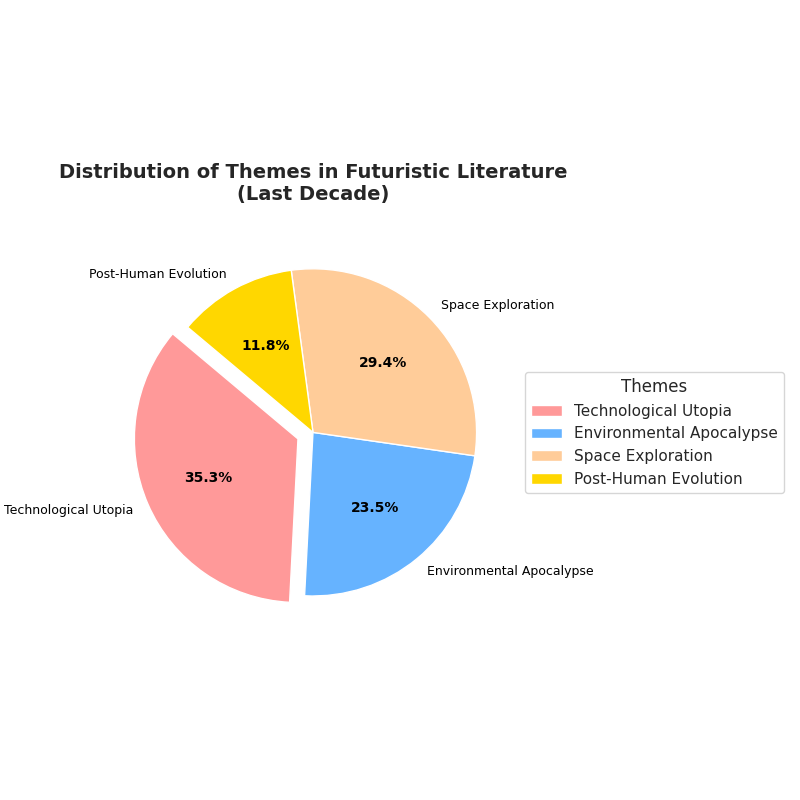

Python code for this plot:
import matplotlib.pyplot as plt
import numpy as np

themes = ['Technological Utopia', 'Environmental Apocalypse', 'Space Exploration', 'Post-Human Evolution']
distribution = np.array([30, 20, 25, 10])
colors = ['#FF9999', '#66B3FF', '#FFCC99', '#FFD700']
explode = (0.1, 0, 0, 0)

fig, ax = plt.subplots(figsize=(8, 8))
wedges, texts, autotexts = ax.pie(distribution, labels=themes, autopct='%1.1f%%', startangle=140, colors=colors,
                                  explode=explode, textprops=dict(color="black"))

plt.setp(autotexts, size=10, weight="bold")
plt.setp(texts, size=9)

ax.set_title("Distribution of Themes in Futuristic Literature\n(Last Decade)", fontsize=14, fontweight='bold', pad=20)
ax.legend(wedges, themes, title="Themes", loc="center left", bbox_to_anchor=(1, 0, 0.5, 1))

plt.tight_layout()
plt.show()
